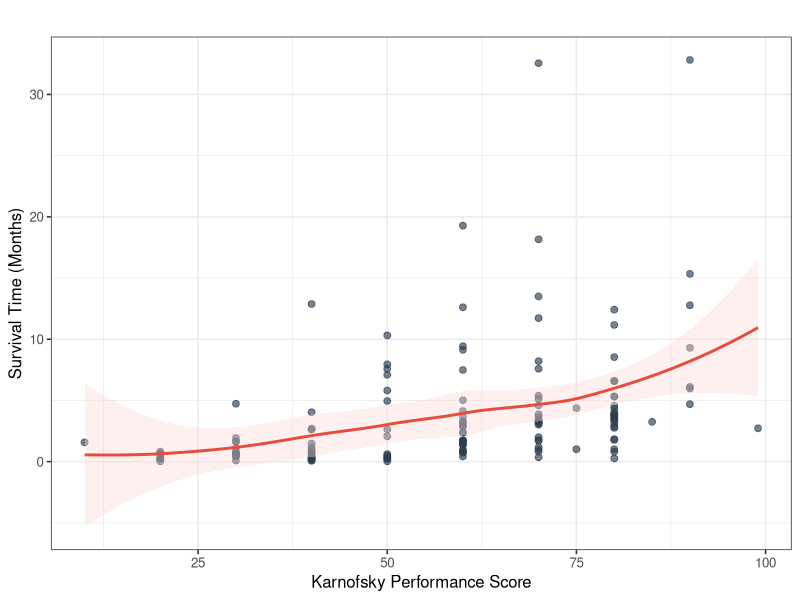
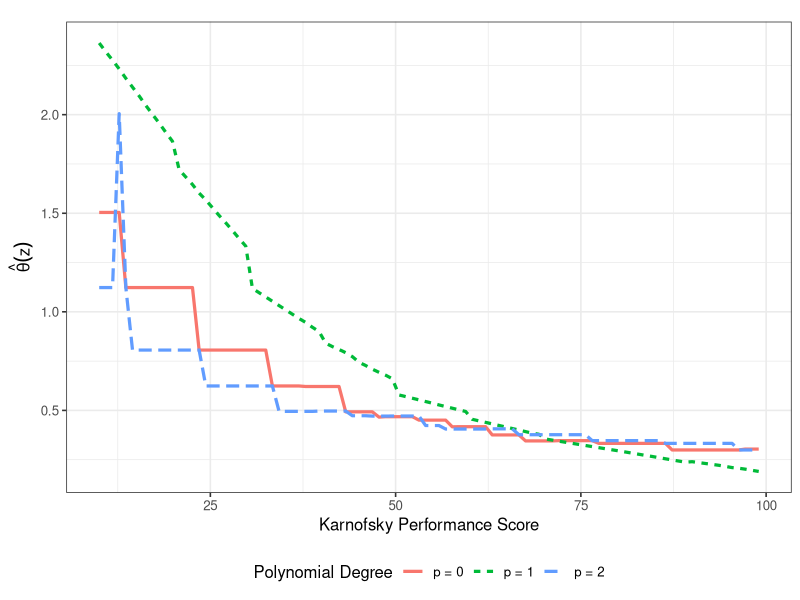
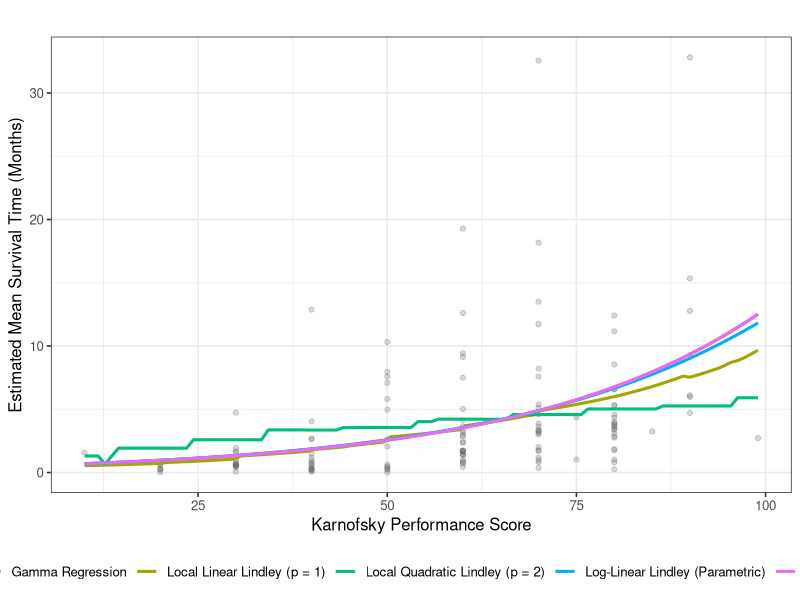
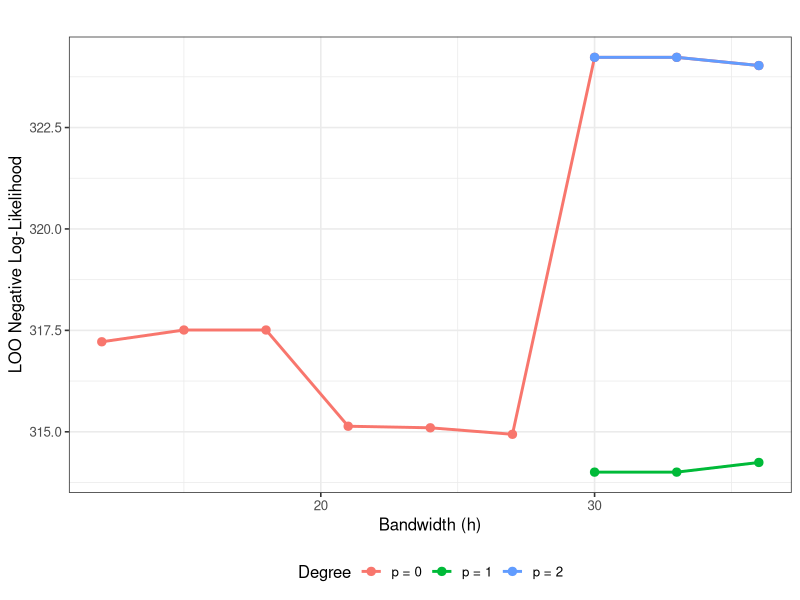
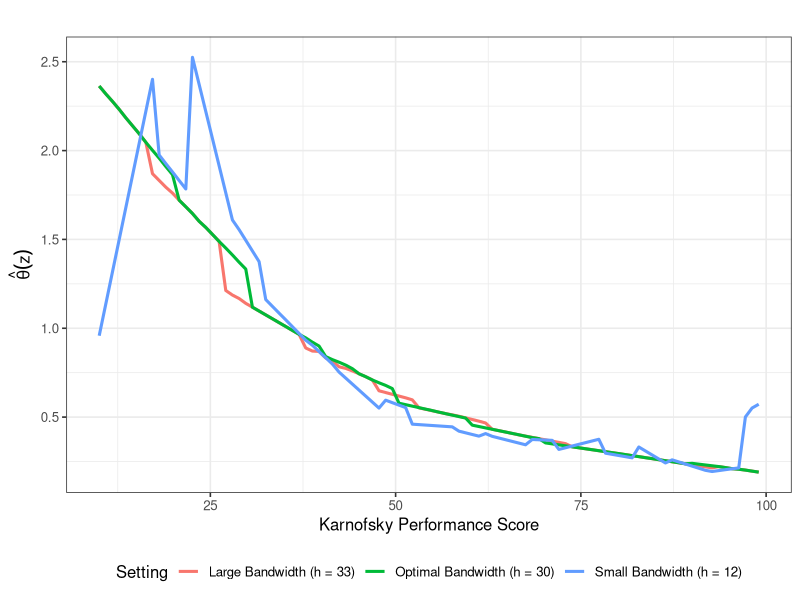
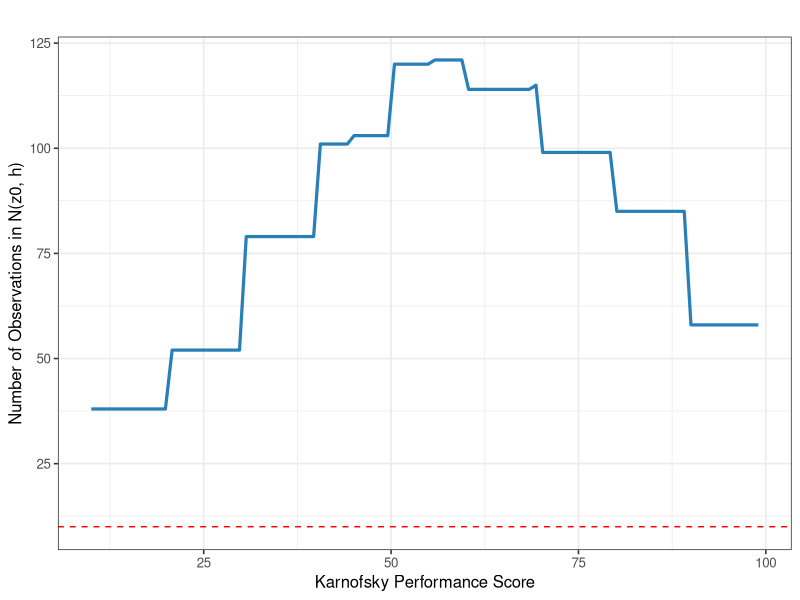
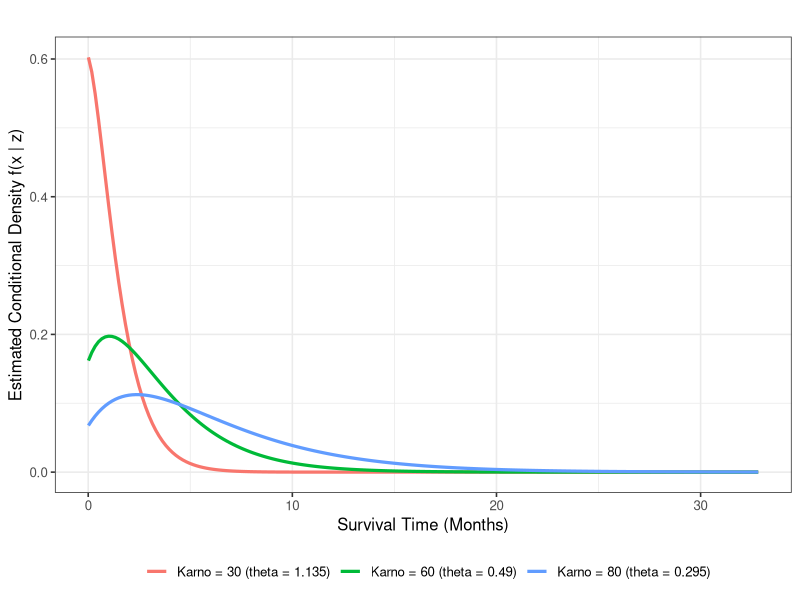
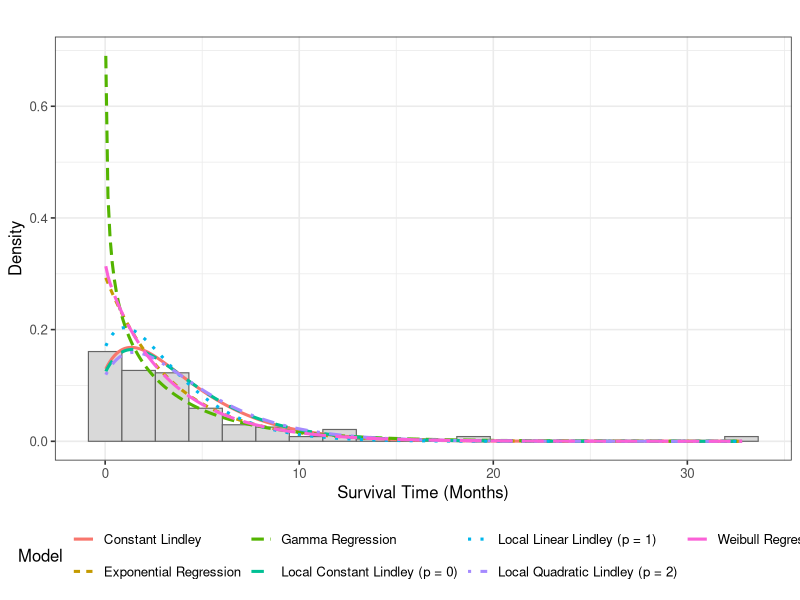

Source code (R) for these figures, in order:
# Complete R Script: Real Data Analysis & Model Comparison on the `veteran` Dataset
# Paper: Local Polynomial Nonparametric Regression under a Covariate-Dependent
#        Lindley Distribution

# 1. Load Required Packages & Clean Data (Sections 2.10 & 5.2)
library(survival)
library(ggplot2)
library(dplyr)
library(tidyr)

data(veteran, package = "survival")

df <- veteran %>%
  select(time, karno) %>%
  filter(!is.na(time), !is.na(karno), is.finite(time), is.finite(karno), time > 0)

# Scale survival time to months for numerical stability of rate parameter theta
df$X <- df$time / 30.4375   # Strictly positive response: Survival time (months)
df$Z <- df$karno            # Continuous covariate: Karnofsky performance score
n <- nrow(df)

# 2. Core Functions: Lindley Density, Local Polynomial MLE & LOO-CV (Section 2)

# Lindley log-density: Eq. (2.15)
lindley_logpdf <- function(x, theta) {
  2 * log(theta) - log(theta + 1) + log(1 + x) - theta * x
}

# Conditional mean E(X | Z = z): Eq. (2.6)
lindley_mean <- function(theta) {
  (theta + 2) / (theta * (theta + 1))
}

# Local polynomial MLE at target point z0 with bandwidth h: Eq. (2.16)-(2.18)
fit_local_lindley_point <- function(x, z, z0, h, p = 1) {
  idx <- which(abs(z - z0) <= h)
  n_loc <- length(idx)
  
  # Require local sample size > p + 1 (Section 2.7)
  if (n_loc <= (p + 1)) {
    return(list(theta0 = NA, beta = rep(NA, p + 1), converged = FALSE, n_loc = n_loc, loglik = NA))
  }
  
  d <- z[idx] - z0
  x_loc <- x[idx]
  
  D_mat <- sapply(0:p, function(j) d^j)
  if (!is.matrix(D_mat)) D_mat <- matrix(D_mat, ncol = 1)
  
  if (qr(D_mat)$rank < (p + 1)) {
    return(list(theta0 = NA, beta = rep(NA, p + 1), converged = FALSE, n_loc = n_loc, loglik = NA))
  }
  
  # Moment-based initial guess for intercept
  m_loc <- mean(x_loc)
  theta_init <- max(1e-3, (-(m_loc - 1) + sqrt((m_loc - 1)^2 + 8 * m_loc)) / (2 * m_loc))
  beta_init <- c(theta_init, rep(0, p))
  
  neg_ll <- function(beta) {
    theta_vec <- as.vector(D_mat %*% beta)
    if (any(!is.finite(theta_vec)) || any(theta_vec <= 1e-6)) {
      return(1e12)
    }
    -sum(lindley_logpdf(x_loc, theta_vec))
  }
  
  opt <- optim(
    par = beta_init,
    fn = neg_ll,
    method = "BFGS",
    control = list(maxit = 500, reltol = 1e-8)
  )
  
  theta_hat <- as.vector(D_mat %*% opt$par)
  valid <- (opt$convergence == 0) && all(theta_hat > 1e-6) && is.finite(opt$value)
  
  list(
    theta0 = ifelse(valid, opt$par[1], NA),
    beta = if (valid) opt$par else rep(NA, p + 1),
    converged = valid,
    n_loc = n_loc,
    loglik = ifelse(valid, -opt$value, NA)
  )
}

# Leave-One-Out Cross-Validation: Eq. (2.26)-(2.27)
cv_bandwidth_select <- function(x, z, h_grid, p = 1) {
  n_obs <- length(x)
  res <- data.frame(h = h_grid, CV = NA, valid_rate = NA)
  
  for (k in seq_along(h_grid)) {
    h <- h_grid[k]
    nll_loo <- numeric(n_obs)
    ok <- logical(n_obs)
    
    for (i in 1:n_obs) {
      fit_i <- fit_local_lindley_point(x[-i], z[-i], z0 = z[i], h = h, p = p)
      if (fit_i$converged && !is.na(fit_i$theta0)) {
        nll_loo[i] <- -lindley_logpdf(x[i], fit_i$theta0)
        ok[i] <- TRUE
      } else {
        ok[i] <- FALSE
      }
    }
    
    res$valid_rate[k] <- mean(ok) * 100
    if (all(ok)) {
      res$CV[k] <- sum(nll_loo)
    }
  }
  res
}

# Evaluate fitted curve across a grid of target covariate values: Eq. (2.25)
fit_curve <- function(x, z, z_grid, h, p = 1) {
  fits <- lapply(z_grid, function(z0) fit_local_lindley_point(x, z, z0, h, p))
  data.frame(
    z = z_grid,
    theta_hat = sapply(fits, `[[`, "theta0"),
    mean_hat = lindley_mean(sapply(fits, `[[`, "theta0")),
    converged = sapply(fits, `[[`, "converged"),
    n_loc = sapply(fits, `[[`, "n_loc"),
    degree = paste0("p = ", p)
  )
}

# 3. Descriptive Statistics 

desc_stats <- function(v, name) {
  data.frame(
    Variable = name,
    n = length(v),
    Minimum = round(min(v), 4),
    Maximum = round(max(v), 4),
    Mean = round(mean(v), 4),
    Median = round(median(v), 4),
    SD = round(sd(v), 4)
  )
}

table_vet_descriptive <- rbind(
  desc_stats(df$X, "Response X (Survival Time, Months)"),
  desc_stats(df$Z, "Covariate Z (Karnofsky Score)")
)

cat("\n--- VETERAN: DESCRIPTIVE STATISTICS ---\n")
print(table_vet_descriptive)


# 4. Bandwidth Selection & Model Comparison Table (Sections 2.9 & 5.2)

# Karno spans 10 to 99; use wider bandwidth grid so local neighbourhoods stay well-populated
h_grid <- seq(12, 36, by = 3)

cv_p0 <- cv_bandwidth_select(df$X, df$Z, h_grid, p = 0)
cv_p1 <- cv_bandwidth_select(df$X, df$Z, h_grid, p = 1)
cv_p2 <- cv_bandwidth_select(df$X, df$Z, h_grid, p = 2)

h_opt_0 <- cv_p0$h[which.min(cv_p0$CV)]
h_opt_1 <- cv_p1$h[which.min(cv_p1$CV)]
h_opt_2 <- cv_p2$h[which.min(cv_p2$CV)]

eval_local_model <- function(x, z, h, p, label) {
  n_obs <- length(x)
  theta_in <- numeric(n_obs)
  nll_loo <- numeric(n_obs)
  conv <- logical(n_obs)
  
  for (i in 1:n_obs) {
    f_in <- fit_local_lindley_point(x, z, z[i], h, p)
    f_loo <- fit_local_lindley_point(x[-i], z[-i], z[i], h, p)
    theta_in[i] <- f_in$theta0
    conv[i] <- f_in$converged
    nll_loo[i] <- -lindley_logpdf(x[i], f_loo$theta0)
  }
  
  ll <- sum(lindley_logpdf(x, theta_in))
  edf <- (p + 1) * (diff(range(z)) / (2 * h))
  aic <- -2 * ll + 2 * edf
  bic <- -2 * ll + log(n_obs) * edf
  pred_mean <- lindley_mean(theta_in)
  
  data.frame(
    Model = label,
    Bandwidth_or_Params = paste0("h = ", h, " (edf=", round(edf, 2), ")"),
    LogLik = round(ll, 3),
    AIC = round(aic, 3),
    BIC = round(bic, 3),
    LOO_NLL = round(sum(nll_loo), 3),
    RMSE = round(sqrt(mean((x - pred_mean)^2)), 4),
    MAE = round(mean(abs(x - pred_mean)), 4),
    Convergence_Pct = round(mean(conv) * 100, 2)
  )
}

# Competing Parametric Models
# (a) Constant Lindley
opt_const <- optimize(function(th) -sum(lindley_logpdf(df$X, th)), interval = c(1e-4, 10))
ll_const <- -opt_const$objective
mean_const <- lindley_mean(opt_const$minimum)
loo_const <- sum(sapply(1:n, function(i) {
  th_i <- optimize(function(th) -sum(lindley_logpdf(df$X[-i], th)), interval = c(1e-4, 10))$minimum
  -lindley_logpdf(df$X[i], th_i)
}))

# (b) Parametric Log-Linear Lindley: theta(z) = exp(b0 + b1*z)
opt_param_lind <- optim(c(log(opt_const$minimum), 0), function(b) {
  -sum(lindley_logpdf(df$X, exp(b[1] + b[2] * df$Z)))
})
ll_pl <- -opt_param_lind$value
th_pl <- exp(opt_param_lind$par[1] + opt_param_lind$par[2] * df$Z)
mean_pl <- lindley_mean(th_pl)
loo_pl <- sum(sapply(1:n, function(i) {
  b_i <- optim(opt_param_lind$par, function(b) -sum(lindley_logpdf(df$X[-i], exp(b[1] + b[2] * df$Z[-i]))))$par
  -lindley_logpdf(df$X[i], exp(b_i[1] + b_i[2] * df$Z[i]))
}))

# (c) Exponential Regression
fit_exp <- survreg(Surv(X) ~ Z, data = df, dist = "exponential")
ll_exp <- as.numeric(logLik(fit_exp))
mean_exp <- predict(fit_exp, type = "response")
loo_exp <- sum(sapply(1:n, function(i) {
  m_i <- survreg(Surv(X) ~ Z, data = df[-i, ], dist = "exponential")
  mu_i <- predict(m_i, newdata = df[i, ], type = "response")
  -dexp(df$X[i], rate = 1 / mu_i, log = TRUE)
}))

# (d) Gamma Regression (log link)
fit_gam <- glm(X ~ Z, data = df, family = Gamma(link = "log"))
ll_gam <- as.numeric(logLik(fit_gam))
mean_gam <- predict(fit_gam, type = "response")
loo_gam <- sum(sapply(1:n, function(i) {
  m_i <- glm(X ~ Z, data = df[-i, ], family = Gamma(link = "log"))
  mu_i <- predict(m_i, newdata = df[i, ], type = "response")
  sh_i <- 1 / summary(m_i)$dispersion
  -dgamma(df$X[i], shape = sh_i, scale = mu_i / sh_i, log = TRUE)
}))

# (e) Weibull Regression
fit_wei <- survreg(Surv(X) ~ Z, data = df, dist = "weibull")
ll_wei <- as.numeric(logLik(fit_wei))
mean_wei <- predict(fit_wei, type = "response") * gamma(1 + fit_wei$scale)
loo_wei <- sum(sapply(1:n, function(i) {
  m_i <- survreg(Surv(X) ~ Z, data = df[-i, ], dist = "weibull")
  sc_i <- predict(m_i, newdata = df[i, ], type = "response")
  sh_i <- 1 / m_i$scale
  -dweibull(df$X[i], shape = sh_i, scale = sc_i, log = TRUE)
}))

table_vet_model_comparison <- rbind(
  eval_local_model(df$X, df$Z, h_opt_0, p = 0, "Local Constant Lindley (p = 0)"),
  eval_local_model(df$X, df$Z, h_opt_1, p = 1, "Local Linear Lindley (p = 1)"),
  eval_local_model(df$X, df$Z, h_opt_2, p = 2, "Local Quadratic Lindley (p = 2)"),
  data.frame(Model = "Constant Lindley (Parametric)", Bandwidth_or_Params = "1 param",
             LogLik = round(ll_const, 3), AIC = round(-2*ll_const + 2, 3), BIC = round(-2*ll_const + log(n), 3),
             LOO_NLL = round(loo_const, 3), RMSE = round(sqrt(mean((df$X - mean_const)^2)), 4),
             MAE = round(mean(abs(df$X - mean_const)), 4), Convergence_Pct = 100),
  data.frame(Model = "Log-Linear Lindley (Parametric)", Bandwidth_or_Params = "2 params",
             LogLik = round(ll_pl, 3), AIC = round(-2*ll_pl + 4, 3), BIC = round(-2*ll_pl + 2*log(n), 3),
             LOO_NLL = round(loo_pl, 3), RMSE = round(sqrt(mean((df$X - mean_pl)^2)), 4),
             MAE = round(mean(abs(df$X - mean_pl)), 4), Convergence_Pct = 100),
  data.frame(Model = "Exponential Regression", Bandwidth_or_Params = "2 params",
             LogLik = round(ll_exp, 3), AIC = round(AIC(fit_exp), 3), BIC = round(BIC(fit_exp), 3),
             LOO_NLL = round(loo_exp, 3), RMSE = round(sqrt(mean((df$X - mean_exp)^2)), 4),
             MAE = round(mean(abs(df$X - mean_exp)), 4), Convergence_Pct = 100),
  data.frame(Model = "Gamma Regression", Bandwidth_or_Params = "3 params",
             LogLik = round(ll_gam, 3), AIC = round(AIC(fit_gam), 3), BIC = round(BIC(fit_gam), 3),
             LOO_NLL = round(loo_gam, 3), RMSE = round(sqrt(mean((df$X - mean_gam)^2)), 4),
             MAE = round(mean(abs(df$X - mean_gam)), 4), Convergence_Pct = 100),
  data.frame(Model = "Weibull Regression", Bandwidth_or_Params = "3 params",
             LogLik = round(ll_wei, 3), AIC = round(AIC(fit_wei), 3), BIC = round(BIC(fit_wei), 3),
             LOO_NLL = round(loo_wei, 3), RMSE = round(sqrt(mean((df$X - mean_wei)^2)), 4),
             MAE = round(mean(abs(df$X - mean_wei)), 4), Convergence_Pct = 100)
)

cat("\n--- VETERAN: MODEL COMPARISON TABLE ---\n")
print(table_vet_model_comparison)

# 5. Sensitivity Analysis Summary
z_grid <- seq(min(df$Z), max(df$Z), length.out = 100)

sens_bw <- rbind(
  cbind(Setting = "Small Bandwidth (h = 12)", fit_curve(df$X, df$Z, z_grid, h = 12, p = 1)),
  cbind(Setting = paste0("Optimal Bandwidth (h = ", h_opt_1, ")"), fit_curve(df$X, df$Z, z_grid, h = h_opt_1, p = 1)),
  cbind(Setting = "Large Bandwidth (h = 33)", fit_curve(df$X, df$Z, z_grid, h = 33, p = 1))
)

table_vet_sensitivity <- sens_bw %>%
  group_by(Setting) %>%
  summarise(
    Min_Theta = round(min(theta_hat, na.rm = TRUE), 4),
    Max_Theta = round(max(theta_hat, na.rm = TRUE), 4),
    Curve_SD = round(sd(theta_hat, na.rm = TRUE), 4),
    Min_Local_n = min(n_loc),
    Median_Local_n = median(n_loc),
    Convergence_Pct = round(mean(converged) * 100, 2)
  )

cat("\n--- VETERAN: SENSITIVITY ANALYSIS ---\n")
print(table_vet_sensitivity)

# 6. All Diagnostic & Comparison Figures (Sections 4 & 5)

# Plot 1: Preliminary Scatter Plot
p1_scatter <- ggplot(df, aes(x = Z, y = X)) +
  geom_point(alpha = 0.65, color = "#2C3E50", size = 2) +
  geom_smooth(method = "loess", se = TRUE, color = "#E74C3C", fill = "#FADBD8") +
  labs(
    title = "",
    x = "Karnofsky Performance Score",
    y = "Survival Time (Months)"
  ) +
  theme_bw(base_size = 12)

# Plot 2: Estimated Parameter Function theta_hat(z) across p = 0, 1, 2
curve_p0 <- fit_curve(df$X, df$Z, z_grid, h = h_opt_0, p = 0)
curve_p1 <- fit_curve(df$X, df$Z, z_grid, h = h_opt_1, p = 1)
curve_p2 <- fit_curve(df$X, df$Z, z_grid, h = h_opt_2, p = 2)
all_curves <- rbind(curve_p0, curve_p1, curve_p2)

p2_theta_curve <- ggplot(all_curves, aes(x = z, y = theta_hat, color = degree, linetype = degree)) +
  geom_line(linewidth = 1.1) +
  labs(
    title = expression(paste("",)),
    x = "Karnofsky Performance Score",
    y = expression(hat(theta)(z)),
    color = "Polynomial Degree",
    linetype = "Polynomial Degree"
  ) +
  theme_bw(base_size = 12) +
  theme(legend.position = "bottom")

# Plot 3: Conditional Mean Survival E(X | Z = z) Comparison Across Models
cond_mean_df <- rbind(
  data.frame(z = curve_p1$z, mean_val = curve_p1$mean_hat, Model = "Local Linear Lindley (p = 1)"),
  data.frame(z = curve_p2$z, mean_val = curve_p2$mean_hat, Model = "Local Quadratic Lindley (p = 2)"),
  data.frame(z = z_grid, mean_val = lindley_mean(exp(opt_param_lind$par[1] + opt_param_lind$par[2] * z_grid)),
             Model = "Log-Linear Lindley (Parametric)"),
  data.frame(z = z_grid, mean_val = predict(fit_gam, newdata = data.frame(Z = z_grid), type = "response"),
             Model = "Gamma Regression"),
  data.frame(z = z_grid, mean_val = predict(fit_wei, newdata = data.frame(Z = z_grid), type = "response") * gamma(1 + fit_wei$scale),
             Model = "Weibull Regression")
)

p3_cond_mean <- ggplot() +
  geom_point(data = df, aes(x = Z, y = X), alpha = 0.25, color = "gray40") +
  geom_line(data = cond_mean_df, aes(x = z, y = mean_val, color = Model), linewidth = 1.05) +
  labs(
    title = "",
    x = "Karnofsky Performance Score",
    y = "Estimated Mean Survival Time (Months)"
  ) +
  theme_bw(base_size = 12) +
  theme(legend.position = "bottom")

# Plot 4: Leave-One-Out Cross-Validation Criterion vs. Bandwidth
cv_all <- rbind(
  cbind(cv_p0, Degree = "p = 0"),
  cbind(cv_p1, Degree = "p = 1"),
  cbind(cv_p2, Degree = "p = 2")
) %>% filter(!is.na(CV))

p4_cv_curve <- ggplot(cv_all, aes(x = h, y = CV, color = Degree)) +
  geom_line(linewidth = 1) +
  geom_point(size = 2.5) +
  labs(
    title = "",
    x = "Bandwidth (h)",
    y = "LOO Negative Log-Likelihood"
  ) +
  theme_bw(base_size = 12) +
  theme(legend.position = "bottom")

# Plot 5: Sensitivity of Estimated Parameter Curve to Bandwidth Selection
p5_sens_bw <- ggplot(sens_bw, aes(x = z, y = theta_hat, color = Setting)) +
  geom_line(linewidth = 1.05) +
  labs(
    title = "",
    x = "Karnofsky Performance Score",
    y = expression(hat(theta)(z))
  ) +
  theme_bw(base_size = 12) +
  theme(legend.position = "bottom")

# Plot 6: Boundary Behaviour & Local Sample Size Diagnostic
p6_boundary <- ggplot(curve_p1, aes(x = z, y = n_loc)) +
  geom_line(color = "#2980B9", linewidth = 1.1) +
  geom_hline(yintercept = 10, linetype = "dashed", color = "red") +
  labs(
    title = "",
    x = "Karnofsky Performance Score",
    y = "Number of Observations in N(z0, h)"
  ) +
  theme_bw(base_size = 12)

# Plot 7: Conditional Lindley Densities at Representative Scores
scores_rep <- quantile(df$Z, probs = c(0.15, 0.50, 0.85))
x_vals <- seq(0.01, max(df$X), length.out = 200)

dens_df <- do.call(rbind, lapply(scores_rep, function(a) {
  th <- fit_local_lindley_point(df$X, df$Z, z0 = a, h = h_opt_1, p = 1)$theta0
  data.frame(
    x = x_vals,
    density = exp(lindley_logpdf(x_vals, th)),
    Score_Group = paste0("Karno = ", round(a, 1), " (theta = ", round(th, 3), ")")
  )
}))

p7_cond_dens <- ggplot(dens_df, aes(x = x, y = density, color = Score_Group)) +
  geom_line(linewidth = 1.1) +
  labs(
    title = "",
    x = "Survival Time (Months)",
    y = "Estimated Conditional Density f(x | z)",
    color = ""
  ) +
  theme_bw(base_size = 12) +
  theme(legend.position = "bottom")

# Plot 9: Histogram of Survival Time (X) with Local Constant (p=0),
# Local Linear (p=1), Local Quadratic (p=2), and Parametric Densities
# (Log-Linear Lindley omitted)
x_grid <- seq(min(df$X), max(df$X), length.out = 300)
z_mean <- mean(df$Z)

th_loc0 <- fit_local_lindley_point(df$X, df$Z, z0 = z_mean, h = h_opt_0, p = 0)$theta0
dens_loc0 <- exp(lindley_logpdf(x_grid, th_loc0))

th_loc1 <- fit_local_lindley_point(df$X, df$Z, z0 = z_mean, h = h_opt_1, p = 1)$theta0
dens_loc1 <- exp(lindley_logpdf(x_grid, th_loc1))

th_loc2 <- fit_local_lindley_point(df$X, df$Z, z0 = z_mean, h = h_opt_2, p = 2)$theta0
dens_loc2 <- exp(lindley_logpdf(x_grid, th_loc2))

dens_const <- exp(lindley_logpdf(x_grid, opt_const$minimum))

mu_exp_mean <- as.numeric(predict(fit_exp, newdata = data.frame(Z = z_mean), type = "response"))
dens_exp <- dexp(x_grid, rate = 1 / mu_exp_mean)

mu_gam_mean <- as.numeric(predict(fit_gam, newdata = data.frame(Z = z_mean), type = "response"))
shape_gam <- 1 / summary(fit_gam)$dispersion
dens_gam <- dgamma(x_grid, shape = shape_gam, scale = mu_gam_mean / shape_gam)

sc_wei_mean <- as.numeric(predict(fit_wei, newdata = data.frame(Z = z_mean), type = "response"))
shape_wei <- 1 / fit_wei$scale
dens_wei <- dweibull(x_grid, shape = shape_wei, scale = sc_wei_mean)

hist_dens_df <- rbind(
  data.frame(x = x_grid, density = dens_loc0,  Model = "Local Constant Lindley (p = 0)"),
  data.frame(x = x_grid, density = dens_loc1,  Model = "Local Linear Lindley (p = 1)"),
  data.frame(x = x_grid, density = dens_loc2,  Model = "Local Quadratic Lindley (p = 2)"),
  data.frame(x = x_grid, density = dens_const, Model = "Constant Lindley"),
  data.frame(x = x_grid, density = dens_exp,   Model = "Exponential Regression"),
  data.frame(x = x_grid, density = dens_gam,   Model = "Gamma Regression"),
  data.frame(x = x_grid, density = dens_wei,   Model = "Weibull Regression")
)

p9_hist_models <- ggplot() +
  geom_histogram(
    data = df,
    aes(x = X, y = after_stat(density)),
    bins = 20,
    fill = "gray85",
    color = "gray40",
    linewidth = 0.4
  ) +
  geom_line(
    data = hist_dens_df,
    aes(x = x, y = density, color = Model, linetype = Model),
    linewidth = 1.05
  ) +
  labs(
    title = "",
    x = "Survival Time (Months)",
    y = "Density",
    color = "Model",
    linetype = "Model"
  ) +
  theme_bw(base_size = 12) +
  theme(legend.position = "bottom")

# Display all plots
print(p1_scatter)
print(p2_theta_curve)
print(p3_cond_mean)
print(p4_cv_curve)
print(p5_sens_bw)
print(p6_boundary)
print(p7_cond_dens)
print(p9_hist_models)
